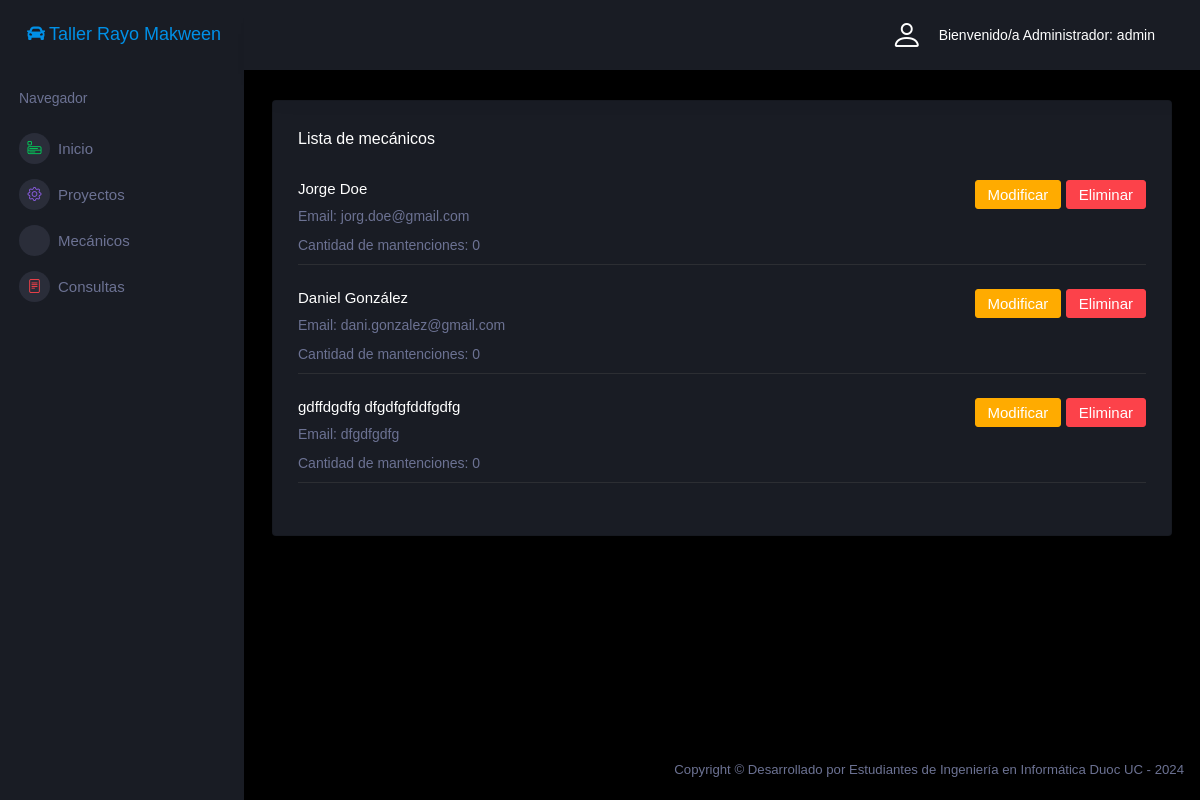
The app's page /mecanicos/ (signed in) with its own data.
### core/models.py (models this page shows, shortened)
class Mecanico(models.Model):
    nombre_mecanico = models.CharField(max_length=50)
    apellido_mecanico = models.CharField(max_length=50)
    correo_mecanico = models.CharField(max_length=50)
    password_mecanico = models.CharField(max_length=50)
    cant_mantenciones_mec = models.IntegerField(default=0)

### core/views.py (the view)
# urls.py: path('mecanicos/', mecanicos, name="mecanicos"),
@login_required
def mecanicos(request):
    mecanicos = Mecanico.objects.all()
    aux = {
        'lista' : mecanicos
    }
    return render(request, 'core/mecanicos/crud_mecanico/listar.html', aux)

### core/templates/core/mecanicos/crud_mecanico/listar.html (shortened to what this page needs)
{% extends 'core/mecanicos/base.html' %}
{% load static %}
{% block contenido %}
<h5>Lista de mecánicos</h5>
<br>
{% for aux in lista %}
<div class="preview-item border-bottom">
    <div class="preview-item-content d-sm-flex flex-grow">
        <div class="flex-grow">
            <h6 class="preview-subject">{{ aux.nombre_mecanico }} {{ aux.apellido_mecanico}}</h6>
            <p class="text-muted mb-0">Email: {{ aux.correo_mecanico }}</p>
            <p class="text-muted mb-2 my-2">Cantidad de mantenciones: {{ aux.cant_mantenciones_mec }}</p>
        </div>
        {% if user.is_staff %}
        <div class="mr-auto text-sm-right pt-2 pt-sm-0">
            <a href="{% url 'mecanicoupdate' aux.id %}" class="btn btn-warning">Modificar</a>
            <a onclick="confirmarDelete({{ aux.id }})" class="btn btn-danger">Eliminar</a>
        </div>
        {% endif %}
    </div>
</div>
<br>
{% endfor %}
{% endblock %}

### core/templates/core/mecanicos/base.html (shortened to what this page needs)
<!DOCTYPE html>
<html lang="en">
{% load static %}
<head>
    <link rel="stylesheet" href="{% static 'core/mecanicos/vendors/mdi/css/materialdesignicons.min.css' %}">
    <link rel="stylesheet" href="{% static 'core/mecanicos/vendors/css/vendor.bundle.base.css' %}">
    <link href="https://cdnjs.cloudflare.com/ajax/libs/font-awesome/5.10.0/css/all.min.css" rel="stylesheet">
    <link href="https://cdn.jsdelivr.net/npm/bootstrap-icons@1.4.1/font/bootstrap-icons.css" rel="stylesheet">
    <link rel="stylesheet" href="{% static 'core/mecanicos/vendors/jvectormap/jquery-jvectormap.css' %}">
    <link rel="stylesheet" href="{% static 'core/mecanicos/vendors/flag-icon-css/css/flag-icon.min.css' %}">
    <link rel="stylesheet" href="{% static 'core/mecanicos/vendors/owl-carousel-2/owl.carousel.min.css' %}">
    <link rel="stylesheet" href="{% static 'core/mecanicos/vendors/owl-carousel-2/owl.theme.default.min.css' %}">
    <link rel="stylesheet" href="{% static 'core/mecanicos/css/style.css' %}">
</head>
<body>
    <div class="container-scroller">
        <nav class="sidebar sidebar-offcanvas" id="sidebar">
            <div class="sidebar-brand-wrapper d-none d-lg-flex align-items-center justify-content-center fixed-top">
                <a href="{% url 'index' %}"><h4 class="m-0 text-primary"><i class="fa fa-car me-3 mx-1"></i>Taller Rayo Makween</h4></a>
            </div>
            <ul class="nav">
                <li class="nav-item nav-category">
                    <span class="nav-link">Navegador</span>
                </li>
                <li class="nav-item menu-items">
                    <a class="nav-link" href="{% url 'mecanicos' %}">
                        <span class="menu-icon">
                            <i class="bi bi-menu-app"></i>
                        </span>
                        <span class="menu-title">Inicio</span>
                    </a>
                </li>
                <li class="nav-item menu-items">
                    <a class="nav-link" data-toggle="collapse" href="#ui-basic" aria-expanded="false"
                        aria-controls="ui-basic">
                        <span class="menu-icon">
                            <i class="bi bi-gear"></i>
                        </span>
                        <span class="menu-title">Proyectos</span>
                        <i class="menu-arrow"></i>
                    </a>
                </li>
                <li class="nav-item menu-items">
                    <a class="nav-link" data-toggle="collapse" href="#mecanicos" aria-expanded="false" aria-controls="mecanicos">
                        <span class="menu-icon">
                            <i class="mdi mdi-contacts"></i>
                        </span>
                        <span class="menu-title">Mecánicos</span>
                        <i class="menu-arrow"></i>
                    </a>
                </li>
                <li class="nav-item menu-items">
                    <a class="nav-link" href="{% url 'listarconsultas' %}">
                        <span class="menu-icon">
                            <i class="bi bi-file-text"></i>
                        </span>
                        <span class="menu-title">Consultas</span>
                    </a>
                </li>
            </ul>
        </nav>
        <div class="container-fluid page-body-wrapper">
            <nav class="navbar p-0 fixed-top d-flex flex-row">
                <div class="navbar-menu-wrapper flex-grow d-flex align-items-stretch">
                    <ul class="navbar-nav navbar-nav-right">
                        <li class="nav-item dropdown">
                            <a class="nav-link" id="profileDropdown" href="#" data-toggle="dropdown">
                                <div class="navbar-profile">
                                    {% if user.is_staff %}
                                    <i class="bi bi-person" style="font-size: 2rem; color: white;"></i>
                                    <p class="mb-0 d-none d-sm-block navbar-profile-name">Bienvenido/a Administrador: {{ user.username }}</p>
                                    <i class="mdi mdi-menu-down d-none d-sm-block"></i>
                                    {% else %}
                                    <i class="bi bi-person" style="font-size: 2rem; color: white;"></i>
                                    <p class="mb-0 d-none d-sm-block navbar-profile-name">Bienvenido/a: {{ user.first_name }} {{ user.last_name }}</p>
                                    <i class="mdi mdi-menu-down d-none d-sm-block"></i>
                                    {% endif %}
                                </div>
                            </a>
                        </li>
                    </ul>
                </div>
            </nav>
            <div class="main-panel">
                <div class="content-wrapper">
                    <div class="row">
                        <div class="col-md-12 grid-margin stretch-card">
                            <div class="card">
                                <div class="card-body">
                                    {% block contenido %}
                                    {% endblock%}
                                </div>
                            </div>
                        </div>
                    </div>
                </div>
                <footer class="footer">
                    <div class="d-sm-flex justify-content-center justify-content-sm-between">
                        <span class="text-muted d-block text-center text-sm-left d-sm-inline-block">Copyright ©
                            Desarrollado por Estudiantes de Ingeniería en Informática Duoc UC - 2024</span>
                    </div>
                </footer>
            </div>
        </div>
    </div>
</body>
</html>

### records on screen
Mecanico: nombre_mecanico "Jorge", apellido_mecanico "Doe", correo_mecanico "jorg.doe@gmail.com", cant_mantenciones_mec "0"
Mecanico: nombre_mecanico "Daniel", apellido_mecanico "González", correo_mecanico "dani.gonzalez@gmail.com", cant_mantenciones_mec "0"
Mecanico: nombre_mecanico "gdffdgdfg", apellido_mecanico "dfgdfgfddfgdfg", correo_mecanico "dfgdfgdfg", cant_mantenciones_mec "0"

### other values on screen
{{ user.username }} "admin"
